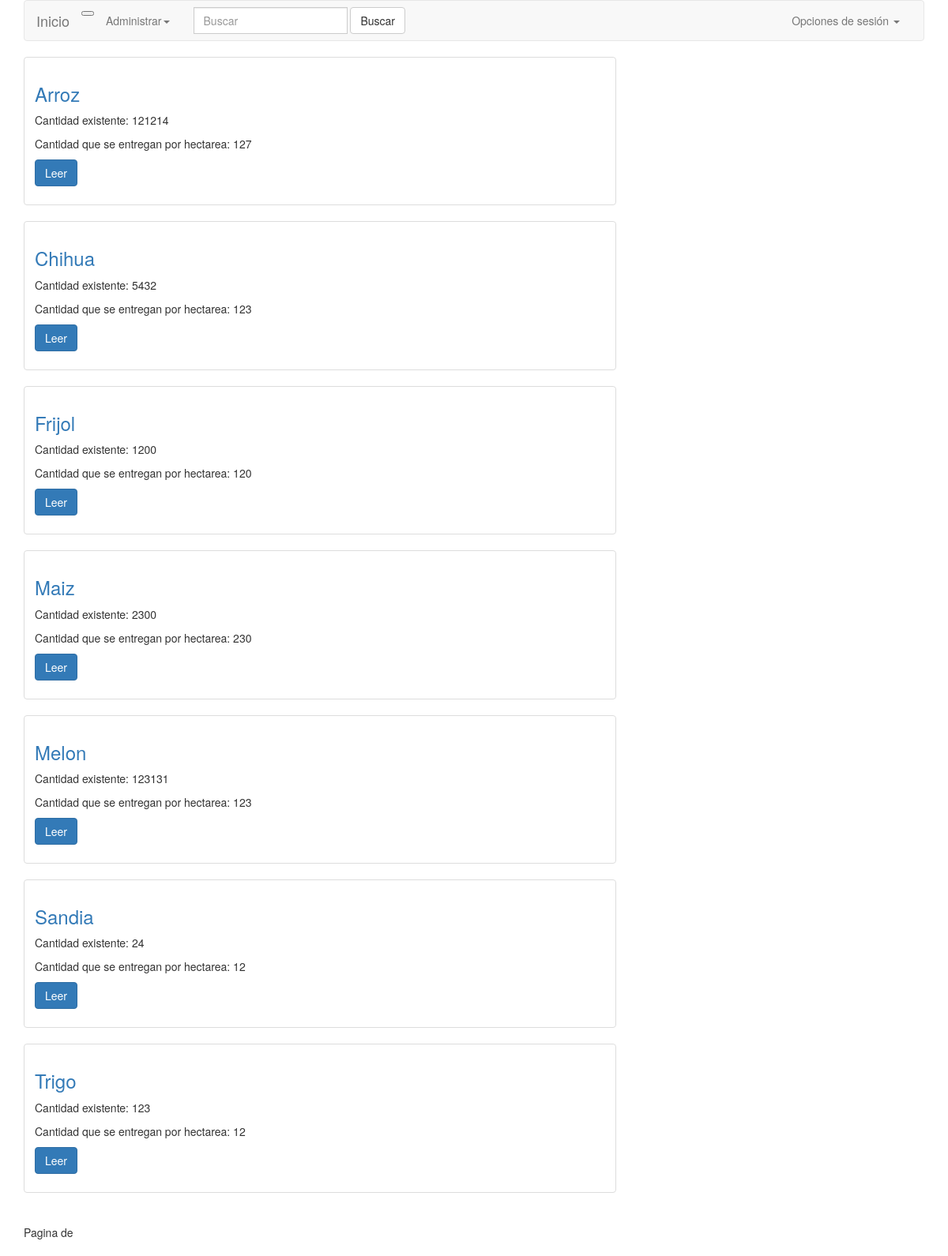
The page / on the database its author committed.
### inventario/models.py (models this page shows, shortened)
class Semilla(models.Model):
    Nombre = models.CharField(max_length=100)
    CantidadExistente = models.PositiveIntegerField(
        verbose_name="Cantidad existente en KG",
        default=0
    )
    CantidadPorHectarea = models.PositiveIntegerField(
        verbose_name="Cantidad en KG que se movimiento por Hectárea",
        default=0,
    )

### inventario/views.py (the view)
# urls.py: url(r'^$', semilla_list, name='list'),
def semilla_list(request):
    queryset_list = Semilla.objects.all().order_by("Nombre")
    query = request.GET.get("q")
    if query:
        queryset_list = queryset_list.filter(
            Q(Nombre__icontains=query)|
            Q(CantidadExistente__icontains=query)|
            Q(CantidadPorHectarea__icontains=query)
        ).distinct()
    paginator = Paginator(queryset_list, 5)
    page = request.GET.get('page')
    try:
        queryset = paginator.page(page)
    except PageNotAnInteger:
        queryset = paginator.page(1)
    except EmptyPage:
        queryset = paginator.page(paginator.num_pages)
    context = {
        "object_list": queryset_list,
        "title": "Inventario"
    }
    return render(request, "semilla_list.html", context)

### templates/semilla_list.html (shortened to what this page needs)
{% extends "base.html" %}
{% block content%}
<div class="container">
	<div class="row">
		<div class="col-md-8">
            {% for obj in object_list %}
                <div class="thumbnail">
                    <div class="caption post-detail-item">
                        <h3><a href='{{obj.get_absolute_url}}'>{{obj.Nombre}}</a></h3>
                        <p>Cantidad existente: {{obj.CantidadExistente|truncatechars_html:20}}</p>
                        <p>Cantidad que se entregan por hectarea: {{obj.CantidadPorHectarea|truncatechars_html:20}}</p>
                        <p><a href='{{obj.get_absolute_url}}' class="btn btn-primary" role="button">Leer</a></p>
                    </div>
                </div>
            {% endfor %}
			<div class="pagination">
				<span class="step-links">
					<span class="current">
						Pagina {{ object_list.number }} de {{ object_list.paginator.num_pages }}
					</span>
				</span>
			</div>
		</div>
	</div>
</div>
{% endblock %}

### rows shown on the page
Semilla: Nombre "Arroz", CantidadExistente "121214", CantidadPorHectarea "127"
Semilla: Nombre "Chihua", CantidadExistente "5432", CantidadPorHectarea "123"
Semilla: Nombre "Frijol", CantidadExistente "1200", CantidadPorHectarea "120"
Semilla: Nombre "Maiz", CantidadExistente "2300", CantidadPorHectarea "230"
Semilla: Nombre "Melon", CantidadExistente "123131", CantidadPorHectarea "123"
Semilla: Nombre "Sandia", CantidadExistente "24", CantidadPorHectarea "12"
Semilla: Nombre "Trigo", CantidadExistente "123", CantidadPorHectarea "12"
